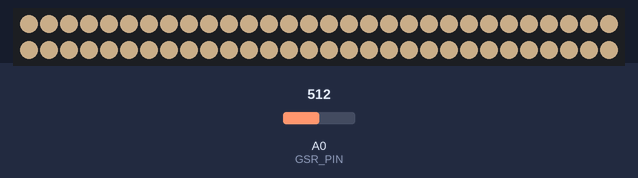
This sketch was run on a simulated Arduino Uno, built with avr-gcc and run on an emulated ATmega328P. Shown: 60 RGB LEDs in strip order, left to right, continuing on the next row. Inputs (shaded band) come from the test bench; at power-on: A0 (GSR_PIN) = 512. Dim RGB values are drawn brighter than linear; what the sketch prints to the serial monitor is not drawn.

Above: at 1.8 s.
1.9 s: A0 (GSR_PIN) set to 350
At 2.7 s:
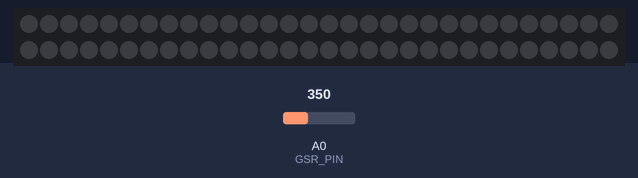
3.5 s: A0 (GSR_PIN) set to 330
At 4.4 s:
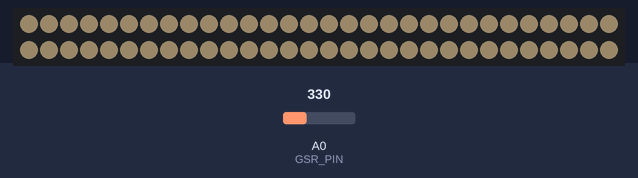
5.5 s: A0 (GSR_PIN) set to 310
7.5 s: A0 (GSR_PIN) set to 360
At 9.2 s:
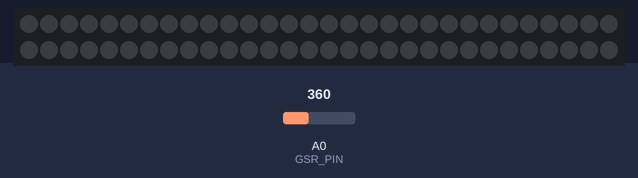
9.5 s: A0 (GSR_PIN) set to 306
At 10.9 s:
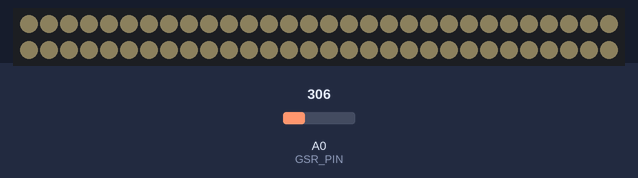
Timing chart, 0 to 12.5 s (numbered marks = the images above; inputs shaded):
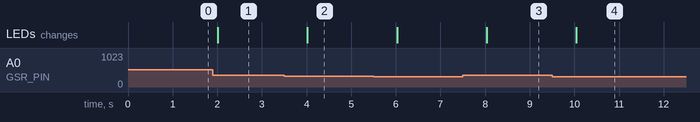

Measured:
- after the input at 1.9 s, the LEDs: change after 0.11 s (image 1)
- after the input at 3.5 s, the LEDs: change after 0.52 s (image 2)
- after the input at 7.5 s, the LEDs: change after 0.53 s (image 3)
- after the input at 9.5 s, the LEDs: change after 0.54 s (image 4)

The sketch:

chandeliercodefinal.ino
```cpp
#include <Adafruit_NeoPixel.h>

#define GSR_PIN A0
#define LED_PIN 6
#define LED_COUNT 60
Adafruit_NeoPixel strip(LED_COUNT, LED_PIN);

void setup() {
  strip.begin();
  strip.show();
  pinMode(GSR_PIN, INPUT);
  pinMode(LED_PIN, OUTPUT);
//add for serial monitor
Serial.begin(9600);
}

void loop() {
  // Read the GSR sensor value
  int gsrValue = analogRead(GSR_PIN);
  //serial monitor
  Serial.print(gsrValue);
  Serial.print(",");

  float brightness = 0;
  //long brightness = map(gsrValue,300, 500, 0, 100);

  if (gsrValue < 320) {
    brightness = 0.05;
  }
  if (gsrValue >320 && gsrValue < 340) {
   brightness = 0.1;
  }
  if (gsrValue >340 && gsrValue < 350) {
   brightness = 0.15;
  }
   if (gsrValue >350 && gsrValue < 360) {
   brightness = 0.2;
  }
    if (gsrValue >360 && gsrValue < 370) {
   brightness = 0.25;
  }
    if (gsrValue >370 && gsrValue < 450) {
   brightness = 0.35;
  }
     if (gsrValue >450) {
   brightness = 0.4;
  }


  // Set the brightness of all NeoPixels. colour overrides preconfigured brightness as they already contain specific brightnesses, so have to set colour relative to brightness
  //strip.setBrightness(brightness);
  strip.fill(strip.Color(255*brightness,222*brightness,173*brightness));//warm white
  //strip.fill(strip.Color(255,0,0));
  //strip.fill(strip.Color(brightness, 0, 255-brightness)); // colour red blue
  //strip.fill(strip.Color(brightness, brightness , brightness)); // white

  strip.show();

  delay(1000);
}
```
